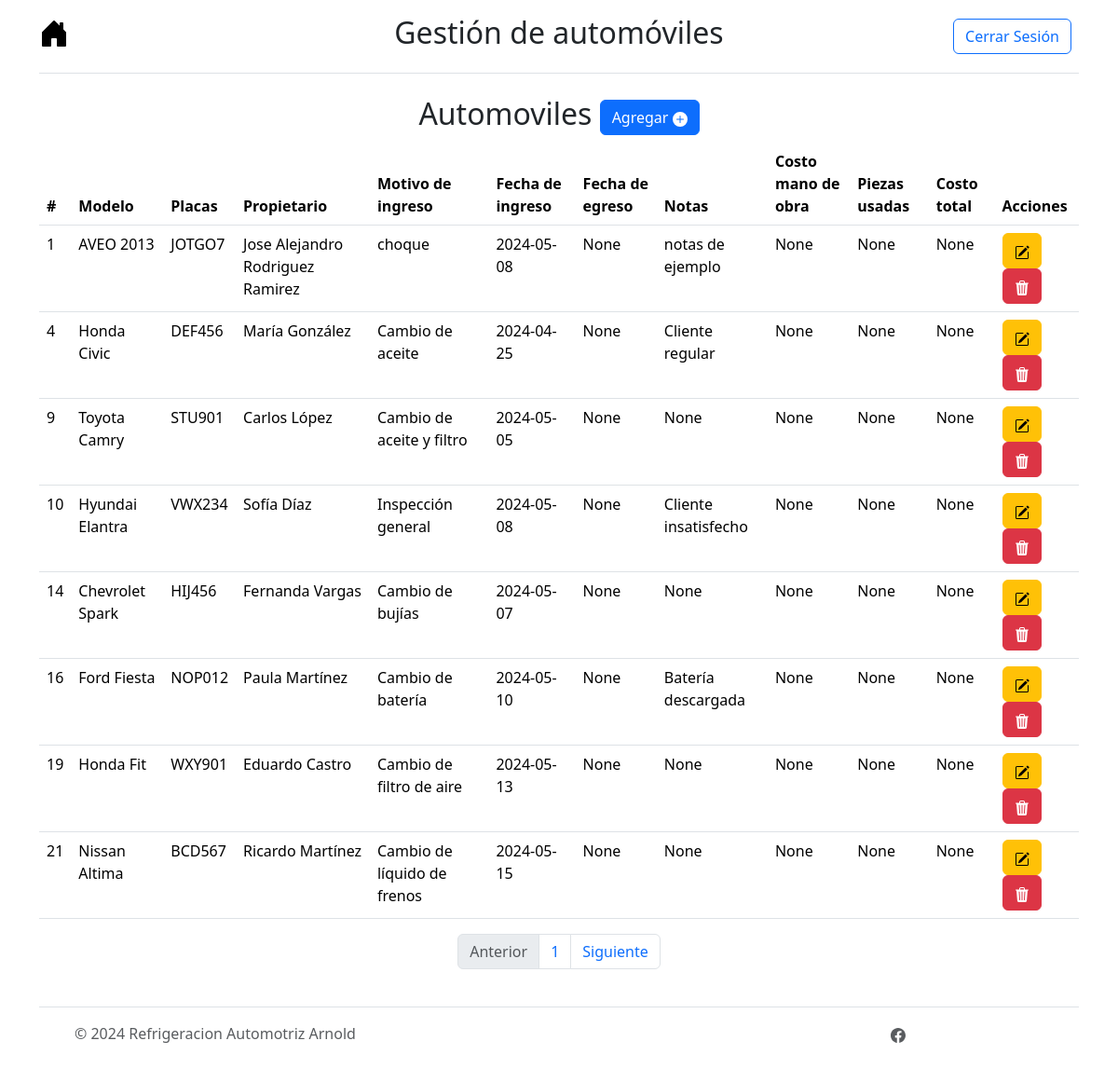
The app's page /menu/automoviles/page (signed in) with its own data.
### tables this page shows
CREATE TABLE automoviles (id_automovil INTEGER PRIMARY KEY AUTOINCREMENT NOT NULL, modelo TEXT (50) NOT NULL, placas TEXT (25) NOT NULL, nombre_propietario TEXT (100) NOT NULL, motivo_ingreso TEXT (150) NOT NULL, fecha_ingreso TEXT NOT NULL, fecha_egreso TEXT, notas TEXT (255), activo INTEGER NOT NULL, costo_mano_obra INTEGER, piezas_usadas TEXT, costo_total INTEGER);

### controller/automovil_controller.py (the view)
@app.route("/menu/automoviles")
@app.route("/menu/automoviles/page")
@app.route("/menu/automoviles/page/<int:page>")
@login_required
def menu_automoviles(page=1):
    rows = select_automoviles_db(page)
    return render_template('menu_automoviles.html', data=rows)

### controller/login_controller.py (called while the page is built)
@login_manager.user_loader
def load_user(user_id):
    return db.get_or_404(Users, user_id)

### model/automovil_model.py (called while the page is built)
def select_automoviles_db(page):
    limit = 10
    start = limit * (page - 1)
    activo = 1
    try:
        with sqlite3.connect("instance/arnold_autorefrigeraciones.db") as conn:
            c = conn.cursor()
            c.execute("SELECT * FROM automoviles WHERE activo = ? LIMIT ?, ?", (activo, start, limit))
            myresult = c.fetchall()
            insertObject = []
            columnNames = [column[0] for column in c.description]
            for record in myresult:
                insertObject.append(dict(zip(columnNames, record)))
            count = contar_automoviles_activos()
            total_pages = ceil(count / limit)
            return [insertObject, total_pages]
    except sqlite3.Error as e:
        return str(e)

def contar_automoviles_activos():
    activo = 1
    try:
        conn = sqlite3.connect("instance/arnold_autorefrigeraciones.db")
        c = conn.cursor()
        c.execute("SELECT count(id_automovil) FROM automoviles WHERE activo = ?", (activo, ))
        count = c.fetchall()[0][0]
        return count
    except Exception as e:
        return str(e)
    finally:
        if conn:
            conn.close()

### templates/menu_automoviles.html (shortened to what this page needs)
{% extends 'base.html' %}
{% block styling %}
  {{ super() }}
{% endblock %}
{% block nombre_menu %}Gestión de automóviles{% endblock %}
{% block content %}
<div class="container parent">
    <div class="row">
      <div class="col-lg-12 child">
      <h2 class="text-center">Automoviles
        <button type="button" class="btn btn-primary" data-bs-toggle="modal" data-bs-target="#ModalCreateAutomovil">
          Agregar
          <svg xmlns="http://www.w3.org/2000/svg" width="16" height="16" fill="currentColor" class="bi bi-plus-circle-fill" viewBox="0 0 16 16">
            <path d="M16 8A8 8 0 1 1 0 8a8 8 0 0 1 16 0M8.5 4.5a.5.5 0 0 0-1 0v3h-3a.5.5 0 0 0 0 1h3v3a.5.5 0 0 0 1 0v-3h3a.5.5 0 0 0 0-1h-3z"/>
          </svg>
        </button>
      </h2>
      <div class="table-responsive">
        <table class="table table-hover" id="tabla_automoviles">
          <thead class="thead-dark">
            <tr>
              <th scope="col">#</th>
              <th scope="col">Modelo</th>
              <th scope="col">Placas</th>
              <th scope="col">Propietario</th>
              <th scope="col">Motivo de ingreso</th>
              <th scope="col">Fecha de ingreso</th>
              <th scope="col">Fecha de egreso</th>
              <th scope="col">Notas</th>
              <th scope="col">Costo mano de obra</th>
              <th scope="col">Piezas usadas</th>
              <th scope="col">Costo total</th>
              <th scope="col">Acciones</th>
            </tr>
          </thead>
          <tbody>
            {% for automovil in data[0] %}
              <tr>
                <td>{{ automovil.id_automovil }}</td>
                <td>{{ automovil.modelo }}</td>
                <td>{{ automovil.placas }}</td>
                <td>{{ automovil.nombre_propietario }}</td>
                <td>{{ automovil.motivo_ingreso }}</td>
                <td>{{ automovil.fecha_ingreso }}</td>
                <td>{{ automovil.fecha_egreso }}</td>
                <td>{{ automovil.notas }}</td>
                <td>{{ automovil.costo_mano_obra }}</td>
                <td>{{ automovil.piezas_usadas }}</td>
                <td>{{ automovil.costo_total }}</td>
                <td>
                  <button type="button" class="btn btn-warning" data-bs-toggle="modal" data-bs-target="#modal_update{{automovil.id_automovil}}">
                  </button>
                  <button type="button" class="btn btn-danger" data-bs-toggle="modal" data-bs-target="#modal_delete{{automovil.id_automovil}}">
                  </button>
                </td>
              </tr>
            {% endfor %}
            </tbody>
          </table>
        </div>
        <nav aria-label="Page navigation example">
          <ul class="pagination justify-content-center">
            <li class="page-item disabled">
              <a class="page-link">Anterior</a>
            </li>
            {% for i in range(data[1]) %}
              <li class="page-item"><a class="page-link" href="{{url_for('menu_automoviles', page=i+1)}}">{{i+1}}</a></li>
            {% endfor %}
            <li class="page-item">
              <a class="page-link" href="#">Siguiente</a>
            </li>
          </ul>
        </nav>
      </div>
    </div>
  </div>
{% endblock %}

### records on screen
automoviles: id_automovil "1", modelo "AVEO 2013", placas "JOTGO7", nombre_propietario "Jose Alejandro Rodriguez Ramirez", motivo_ingreso "choque", fecha_ingreso "2024-05-08", fecha_egreso "None", notas "notas de ejemplo", costo_mano_obra "None", piezas_usadas "None", costo_total "None"
automoviles: id_automovil "4", modelo "Honda Civic", placas "DEF456", nombre_propietario "María González", motivo_ingreso "Cambio de aceite", fecha_ingreso "2024-04-25", fecha_egreso "None", notas "Cliente regular", costo_mano_obra "None", piezas_usadas "None", costo_total "None"
automoviles: id_automovil "9", modelo "Toyota Camry", placas "STU901", nombre_propietario "Carlos López", motivo_ingreso "Cambio de aceite y filtro", fecha_ingreso "2024-05-05", fecha_egreso "None", notas "None", costo_mano_obra "None", piezas_usadas "None", costo_total "None"
automoviles: id_automovil "10", modelo "Hyundai Elantra", placas "VWX234", nombre_propietario "Sofía Díaz", motivo_ingreso "Inspección general", fecha_ingreso "2024-05-08", fecha_egreso "None", notas "Cliente insatisfecho", costo_mano_obra "None", piezas_usadas "None", costo_total "None"
automoviles: id_automovil "14", modelo "Chevrolet Spark", placas "HIJ456", nombre_propietario "Fernanda Vargas", motivo_ingreso "Cambio de bujías", fecha_ingreso "2024-05-07", fecha_egreso "None", notas "None", costo_mano_obra "None", piezas_usadas "None", costo_total "None"
automoviles: id_automovil "16", modelo "Ford Fiesta", placas "NOP012", nombre_propietario "Paula Martínez", motivo_ingreso "Cambio de batería", fecha_ingreso "2024-05-10", fecha_egreso "None", notas "Batería descargada", costo_mano_obra "None", piezas_usadas "None", costo_total "None"
automoviles: id_automovil "19", modelo "Honda Fit", placas "WXY901", nombre_propietario "Eduardo Castro", motivo_ingreso "Cambio de filtro de aire", fecha_ingreso "2024-05-13", fecha_egreso "None", notas "None", costo_mano_obra "None", piezas_usadas "None", costo_total "None"
automoviles: id_automovil "21", modelo "Nissan Altima", placas "BCD567", nombre_propietario "Ricardo Martínez", motivo_ingreso "Cambio de líquido de frenos", fecha_ingreso "2024-05-15", fecha_egreso "None", notas "None", costo_mano_obra "None", piezas_usadas "None", costo_total "None"

### other values on screen
{{ i+1 }} "1"
